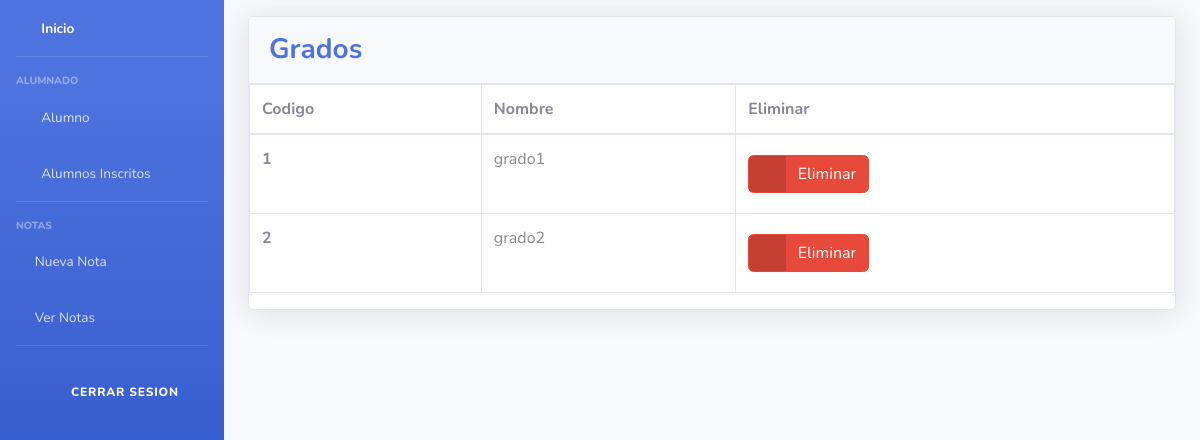
Page /listGrados/ on the earlier database version.
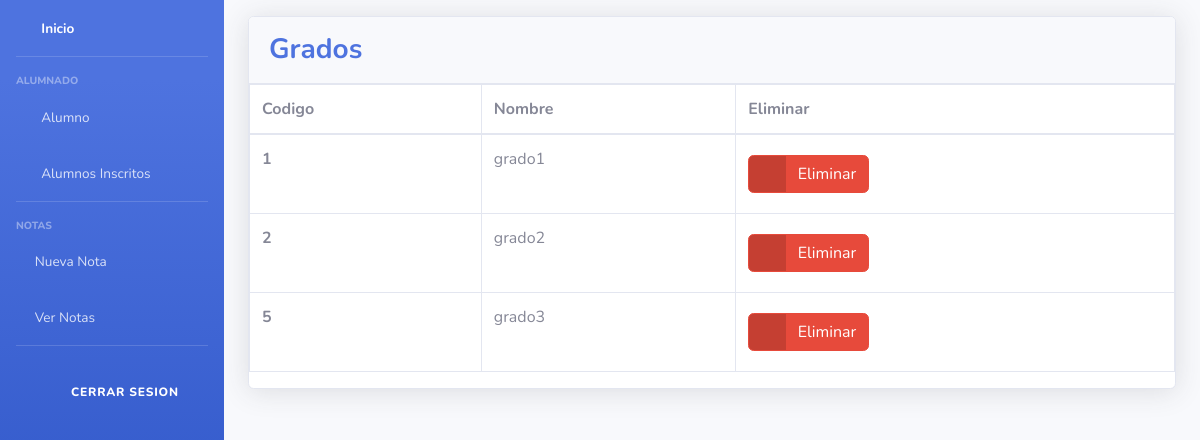
Same page on the later database version.
### Models/Nivel/models.py (models this page shows, shortened)
class Grado(models.Model):
    id_grado = models.AutoField(primary_key=True)
    nombre_grado = models.CharField(max_length=45)

### Models/Nivel/views.py (the view)
# urls.py: path("listGrados/", formGrado.index, name="indexGrade"),
    def index(request):
        grados = Grado.objects.all()
        return render(request, "grado_index.html", {"lb_grados": grados})

### Templates/grado_index.html (shortened to what this page needs)
{% extends "nabvar.html" %}
{% block content %}
<div class="container-fluid">
    <div class="card shadow mb-4">
          <div class="card-header py-3">
              <h3 class="m-0 font-weight-bold text-primary">Grados</h3>
            </div>
            <div class="ca  rd-body">
              <div class="table-responsive">
                <table class="table table-bordered" id="dataTable" width="100%" cellspacing="0">
                  <thead>
                    <tr>
                      <th scope= "col">Codigo</th>
                      <th scope= "col">Nombre</th>
                        <th scope="col">Eliminar</th>
                    </tr>
                  </thead>
                  <tbody>
                    {% for Grado in lb_grados %}
                    <tr>
                      <th scope="row">{{ Grado.pk }}</th>
                      <td>{{ Grado.nombre_grado}}</td>
                        <td>
                            <a href="{% url 'deleteGrade' Grado.pk %}" class="btn btn-danger btn-icon-split">
                                <span class="icon text-white-50">
                                <i class="fas fa-trash"></i>
                                </span>
                                <span class="text">Eliminar</span>
                            </a>
                        </td>
                    </tr>
                  {% endfor %}
                  </tbody>
                </table>
              </div>
            </div>
    </div>
</div>
{% endblock %}

Differences in the rows shown:
added Grado: pk "5", nombre_grado "grado3"
